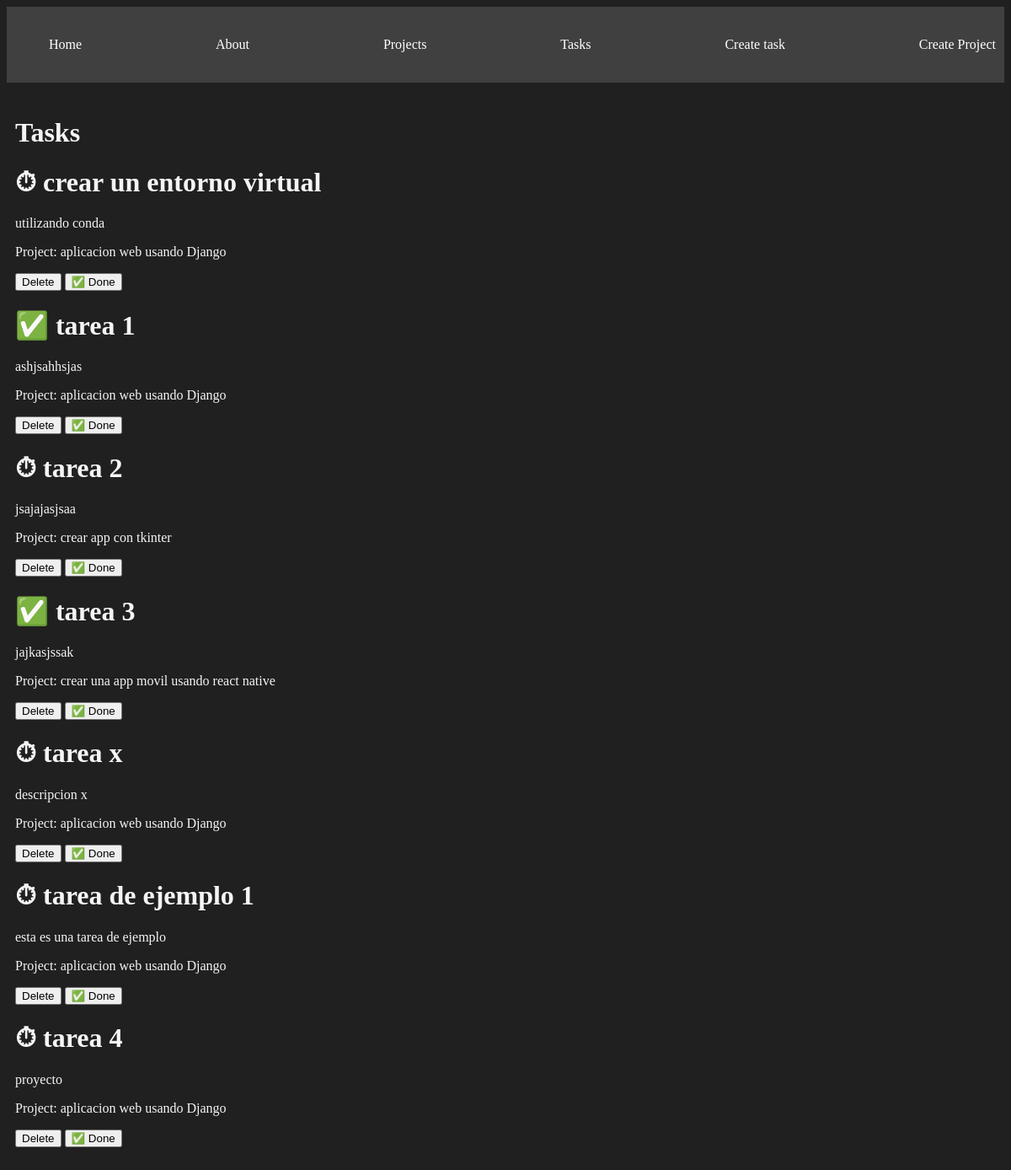
/tasks/, run on the app's committed database.
### myapp/models.py (models this page shows, shortened)
class Task(models.Model):
    title = models.CharField(max_length=200)
    description = models.TextField()
    project = models.ForeignKey(Project, on_delete=models.CASCADE)
    done = models.BooleanField(default=False)

class Project(models.Model):
    name = models.CharField(max_length=200)

### myapp/views.py (the view)
# urls.py: path('tasks/', views.tasks, name="tasks"),
def tasks(request):
    tasks = Task.objects.all()
    return render(request, 'tasks/tasks.html', {
        'tasks': tasks
    })

### myapp/templates/tasks/tasks.html
{% extends 'layouts/base.html' %}
{% block content %}
<h1>Tasks</h1>
{% for task in tasks %}
<div>
    <h1>{% if task.done == False %} ⏱ {% else %} ✅ {% endif %}  {{task.title}} </h1>
    <p>{{task.description}}</p>
    <p>Project: {{task.project.name}}</p>
    <button>
        Delete
    </button>
    <button>
        ✅ Done
    </button>
</div>
{% endfor %}
{% endblock %}

### myapp/templates/layouts/base.html (shortened to what this page needs)
{% load static %}
<!DOCTYPE html>
<html lang="en">
<head>
    <link rel="stylesheet" href="{% static 'styles/main.css' %}">
</head>
<body>
    <nav class="navbar container">
        <ul>
            <li>
                <a href="{% url 'index' %}">Home</a>
            </li>
            <li>
                <a href="{% url 'about' %}">About</a>
            </li>
            <li>
                <a href="{% url 'projects' %}">Projects</a>
            </li>
            <li>
                <a href="{% url 'tasks' %}">Tasks</a>
            </li>
            <li>
                <a href="{% url 'create_task' %}">Create task</a>
            </li>
            <li>
                <a href="{% url 'create_project' %}">Create Project</a>
            </li>
        </ul>
    </nav>
    <main class="container">
        {% block content %}
        {% endblock %}
    </main>
</body>
</html>

### myapp/static/styles/main.css (style rules this page uses)
body { background: #202020; color: whitesmoke; }
.navbar { background: #404040; padding: 5px 0; }
.navbar ul { display: flex; justify-content: space-between; }
.navbar ul li { list-style: none; }
.navbar ul li a { color: white; text-decoration: none; }
.container { max-width: 1200px; margin: auto; padding: 20px 10px; }

### data on the page
Task: title "crear un entorno virtual", description "utilizando conda", project.name "aplicacion web usando Django"
Task: title "tarea 1", description "ashjsahhsjas", project.name "aplicacion web usando Django"
Task: title "tarea 2", description "jsajajasjsaa", project.name "crear app con tkinter"
Task: title "tarea 3", description "jajkasjssak", project.name "crear una app movil usando react native"
Task: title "tarea x", description "descripcion x", project.name "aplicacion web usando Django"
Task: title "tarea de ejemplo 1", description "esta es una tarea de ejemplo", project.name "aplicacion web usando Django"
Task: title "tarea 4", description "proyecto", project.name "aplicacion web usando Django"
